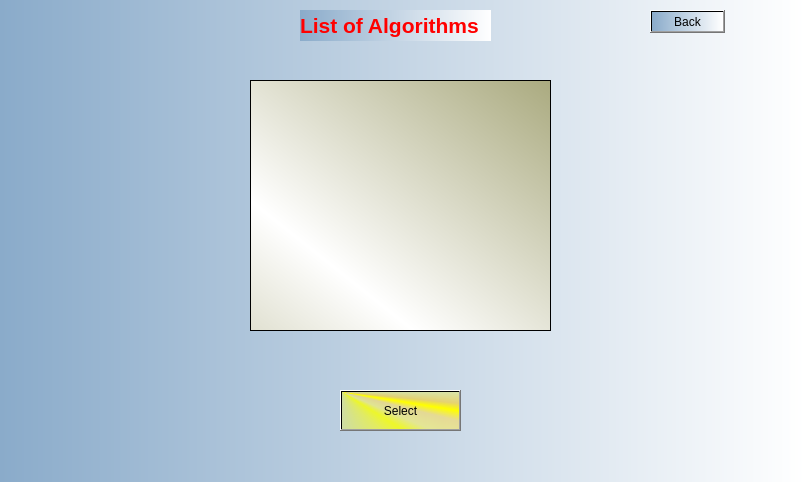
<?xml version="1.0" encoding="UTF-8"?>
<ui version="4.0">
 <class>aone</class>
 <widget class="QDialog" name="aone">
  <property name="geometry">
   <rect>
    <x>0</x>
    <y>0</y>
    <width>804</width>
    <height>482</height>
   </rect>
  </property>
  <property name="windowTitle">
   <string>Dialog</string>
  </property>
  <property name="styleSheet">
   <string notr="true">background-color: qlineargradient(spread:pad, x1:0, y1:0, x2:1, y2:0, stop:0 rgba(138, 171, 202, 255), stop:1 rgba(255, 255, 255, 255));</string>
  </property>
  <widget class="QPushButton" name="pushButton">
   <property name="geometry">
    <rect>
     <x>340</x>
     <y>390</y>
     <width>121</width>
     <height>41</height>
    </rect>
   </property>
   <property name="styleSheet">
    <string notr="true">background-color: qconicalgradient(cx:0, cy:0, angle:135, stop:0 rgba(255, 255, 0, 69), stop:0.375 rgba(255, 255, 0, 69), stop:0.423533 rgba(251, 255, 0, 145), stop:0.45 rgba(247, 255, 0, 208), stop:0.477581 rgba(255, 244, 71, 130), stop:0.518717 rgba(255, 218, 71, 130), stop:0.55 rgba(255, 255, 0, 255), stop:0.57754 rgba(255, 203, 0, 130), stop:0.625 rgba(255, 255, 0, 69), stop:1 rgba(255, 255, 0, 69));
font: 75 16pt &quot;Poor Richard&quot;;</string>
   </property>
   <property name="text">
    <string>Select</string>
   </property>
  </widget>
  <widget class="QLabel" name="label">
   <property name="geometry">
    <rect>
     <x>300</x>
     <y>10</y>
     <width>191</width>
     <height>31</height>
    </rect>
   </property>
   <property name="text">
    <string>&lt;html&gt;&lt;head/&gt;&lt;body&gt;&lt;p&gt;&lt;span style=&quot; font-size:16pt; font-weight:600; color:#ff0000;&quot;&gt;List of Algorithms&lt;/span&gt;&lt;/p&gt;&lt;/body&gt;&lt;/html&gt;</string>
   </property>
  </widget>
  <widget class="QListWidget" name="listWidget">
   <property name="geometry">
    <rect>
     <x>250</x>
     <y>80</y>
     <width>301</width>
     <height>251</height>
    </rect>
   </property>
   <property name="styleSheet">
    <string notr="true">background-color: qlineargradient(spread:reflect, x1:1, y1:0, x2:0.284, y2:0.75, stop:0 rgba(170, 170, 127, 255), stop:1 rgba(255, 255, 255, 255));</string>
   </property>
  </widget>
  <widget class="QPushButton" name="pushButton_2">
   <property name="geometry">
    <rect>
     <x>650</x>
     <y>10</y>
     <width>75</width>
     <height>23</height>
    </rect>
   </property>
   <property name="text">
    <string>Back</string>
   </property>
  </widget>
 </widget>
 <resources/>
 <connections/>
</ui>
